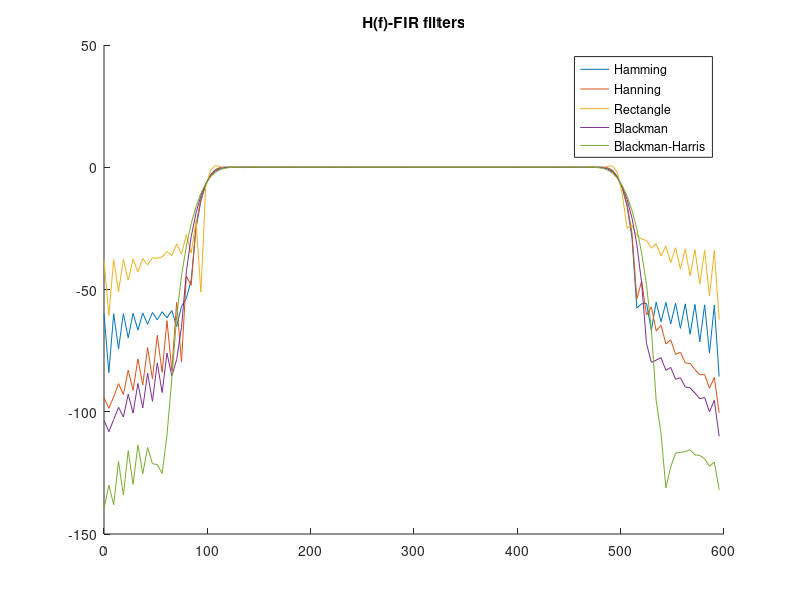

MATLAB code for this plot: (Note: this script raises an error after producing the figure.)
close all;
clear all;

%% Data
fs = 1200;          % Sampling freq.
BW = 200;           % Bandwidth
fc = 300;           % Carrier freq.
N = 128;            % FIR length, the order must be even because odd-order symmetric
                    % FIR filters must have zero gain at the Nyquist freq.
f_start = fc+(BW);  % Start pass freq.
f_stop = fc-(BW);   % Stop pass freq.

%% Hamming window
figure; hold on;
b1 = fir1(N,[f_stop/(fs/2) f_start/(fs/2)],hamming(N+1));
[h1,f1] = freqz(b1,1,N,fs);
plot(f1,20*log10(abs(h1)));


%% Hanning window
b2 = fir1(N,[f_stop/(fs/2) f_start/(fs/2)],hanning(N+1));
[h2,f2] = freqz(b2,1,N,fs);
plot(f2,20*log10(abs(h2)));


%% Rectangle window
b3 = fir1(N,[f_stop/(fs/2) f_start/(fs/2)],boxcar(N+1));
[h3,f3] = freqz(b3,1,N,fs);
plot(f3,20*log10(abs(h3)));


%% Blackman window
b4 = fir1(N,[f_stop/(fs/2) f_start/(fs/2)],blackman(N+1));
[h4,f4] = freqz(b4,1,N,fs);
plot(f4,20*log10(abs(h4)));


%% Blackmana-Harris window
b5 = fir1(N,[f_stop/(fs/2) f_start/(fs/2)],blackmanharris(N+1));
[h5,f5] = freqz(b5,1,N,fs);
plot(f5,20*log10(abs(h5)));

%% Magnitude
xlim([0 600]);
legend('Hamming', 'Hanning', 'Rectangle', 'Blackman', 'Blackman-Harris');
title('H(f)-FIR filters');
xline(100, 'r'); xline(500, 'r'); yline(-3, 'r');

%% Phase
figure;
subplot(511); plot(f1, angle(h1)); title('FIR angle-Hamming');
subplot(512); plot(f1, angle(h2)); title('FIR angle-Hanning');
subplot(513); plot(f3, angle(h3)); title('FIR angle-Rectanle');
subplot(514); plot(f4, angle(h4)); title('FIR angle-Blackman');
subplot(515); plot(f5, angle(h5)); title('FIR angle-Blackman-Harris');

%% Signal
t = 0:1/fs:1-1/fs;
f1 = 50; f2 = 300; f3 = 550;
x = sin(2*pi*f1*t) + sin(2*pi*f2*t) + sin(2*pi*f3*t);
f = (0:length(t)-1)*fs/length(t);
X = fft(x);

%% Power spectral density
% Filter the signal
y1 = filter(b1, 1, x);  Y1 = fft(y1);   % Hamming
y2 = filter(b2, 1, x);  Y2 = fft(y2);   % Hanning
y3 = filter(b3, 1, x);  Y3 = fft(y3);   % Rectangle
y4 = filter(b4, 1, x);  Y4 = fft(y4);   % Blackman
y5 = filter(b5, 1, x);  Y5 = fft(y5);   % Blackman-Harris
figure; hold on;
plot(f, 20*log10(abs(X)));
plot(f, 20*log10(abs(Y1)));
plot(f, 20*log10(abs(Y2)));
plot(f, 20*log10(abs(Y3)));
plot(f, 20*log10(abs(Y4)));
plot(f, 20*log10(abs(Y5)));